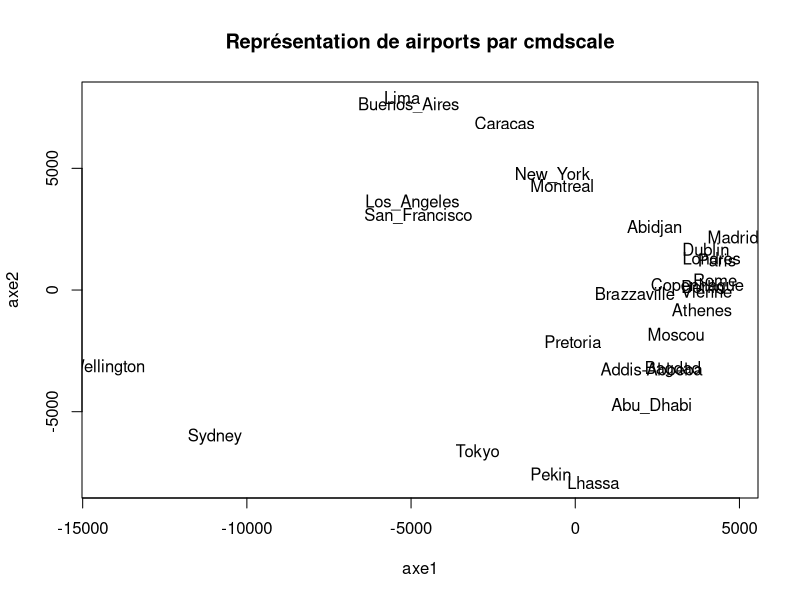
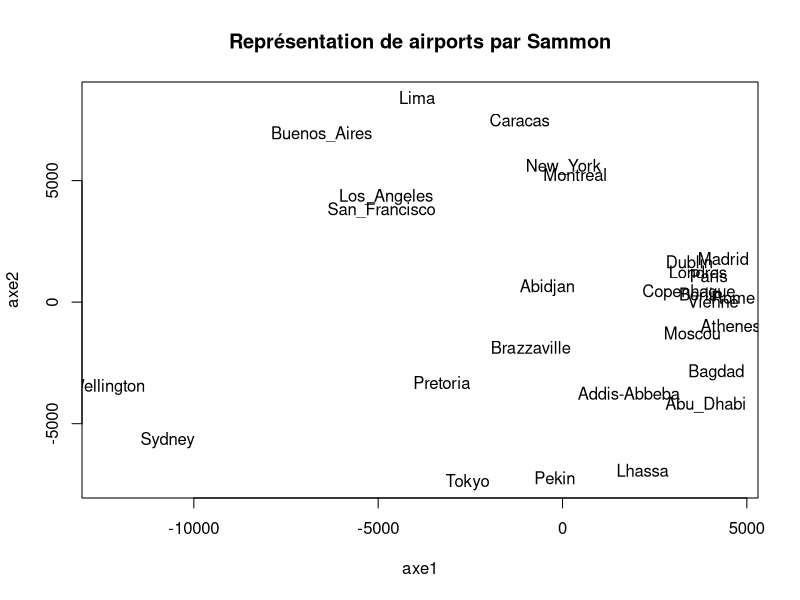
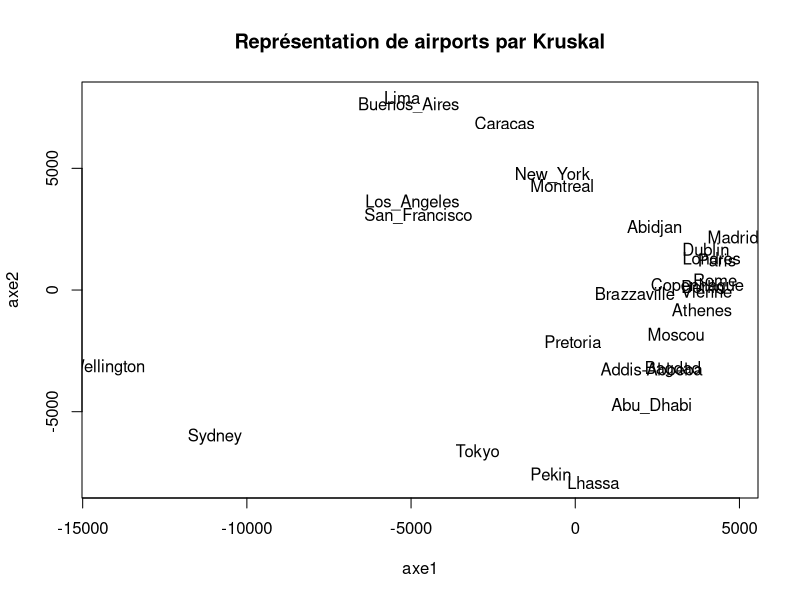
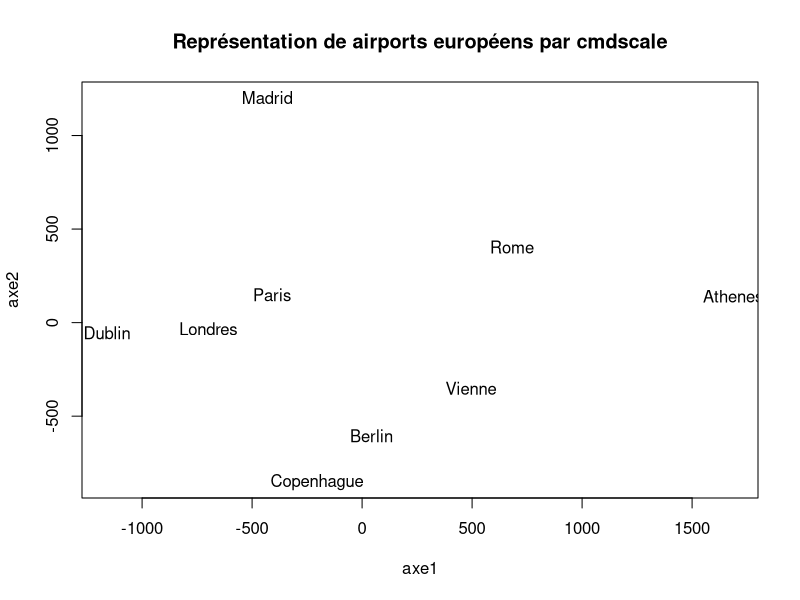
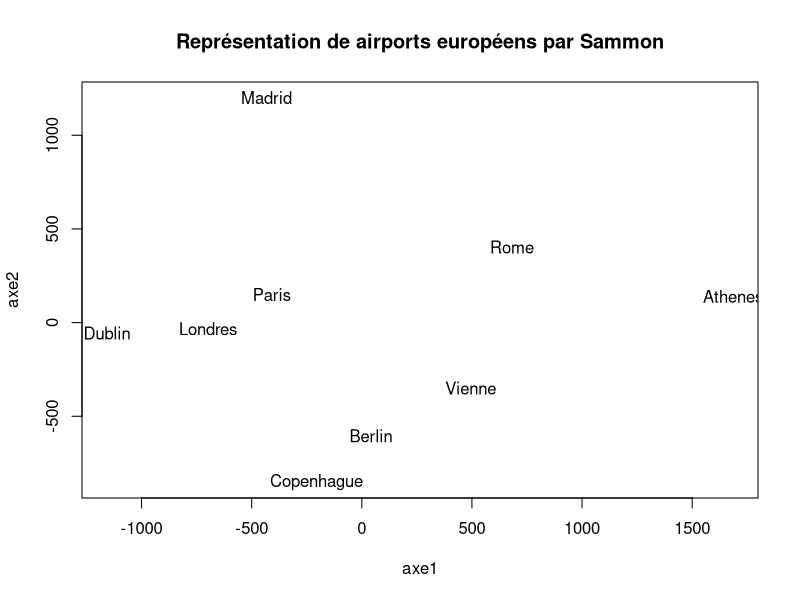
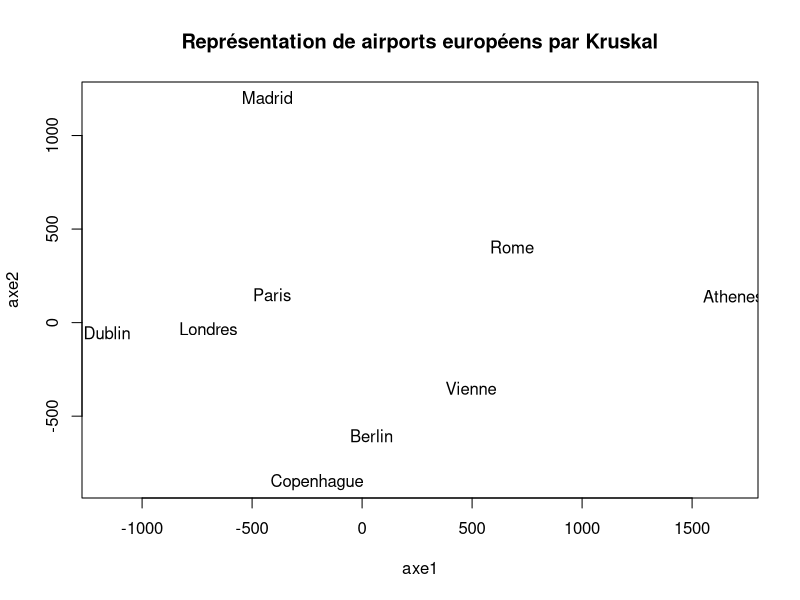

These figures' R source, in order:
# UV : SY19 - TP01
# 3. Les données de distances entre aéroports
# Auteurs : Alice Ngwembou - Antoine Hars
# Fichier : exercice3.R

library(MASS)

#setwd("Z:/")
airports <- read.table("airports2.txt", header = F, row.names = 1)

airmat = as.matrix(airports)
airdist = as.dist(airports)

### Question 1)

aftd = cmdscale(airdist, 27)
png(file = "plots/plot_airports_cmdscale.png")
plot(aftd, type = "n", main = "Représentation de airports par cmdscale", xlab = "axe1", ylab = "axe2")
text(aftd, labels(airdist))
dev.off()

### Question 2)

# Projection de Sammon
sammonmat = sammon(airdist)
png(file = "plots/plot_airports_sammon.png")
plot(sammonmat$points, type = "n", main = "Représentation de airports par Sammon", xlab = "axe1", ylab = "axe2")
text(sammonmat$points, labels(airdist))
dev.off()

# Projection de Kruskal
kruskalmat = isoMDS(airdist)
png(file = "plots/plot_airports_kruskal.png")
plot(kruskalmat$points, type = "n", main = "Représentation de airports par Kruskal", xlab = "axe1", ylab = "axe2")
text(kruskalmat$points, labels(airdist))
dev.off()

### Question 3)

# Suppression des villes non européennes
euromat = airmat[-1:-3,-1:-3]
euromat = euromat[-4:-6,-4:-6]
euromat = euromat[-2,-2]
euromat = euromat[-5:-6,-5:-6]
euromat = euromat[-6,-6] # Suppression Los Angeles
euromat = euromat[-7,-7] # Suppression Montreal
euromat = euromat[-7:-8,-7:-8] # Suppression Moscou & New-Yorj
euromat = euromat[-8:-9,-8:-9] # Suppression Pekin & Pretoria
euromat = euromat[-9:-10,-9:-10] # Suppression SF & Sydney
euromat = euromat[-9,-9] # Suppression Tokyo
euromat = euromat[-10,-10] # Suppression Wellington

# Transformation en matrice de distances
eurodist = as.dist(euromat)

# AFTD
euroaftd = cmdscale(eurodist, 6)
png(file = "plots/plot_airports_euro_cmdscale.png")
plot(euroaftd, type = "n", main = "Représentation de airports européens par cmdscale", xlab = "axe1", ylab = "axe2")
text(euroaftd, labels(eurodist))
dev.off()

# Comme on cherche à représenter les points sur un plan et non une sphère ...
sammoneuromat = sammon(eurodist)
png(file = "plots/plot_airports_euro_sammon.png")
plot(sammoneuromat$points, type = "n", main = "Représentation de airports européens par Sammon", xlab = "axe1", ylab = "axe2")
text(sammoneuromat$points, labels(eurodist))
dev.off()

# Projection de Kruskal
kruskaleuromat = isoMDS(eurodist)
png(file = "plots/plot_airports_euro_kruskal.png")
plot(kruskaleuromat$points, type = "n", main = "Représentation de airports européens par Kruskal", xlab = "axe1", ylab = "axe2")
text(kruskaleuromat$points, labels(eurodist))
dev.off()


